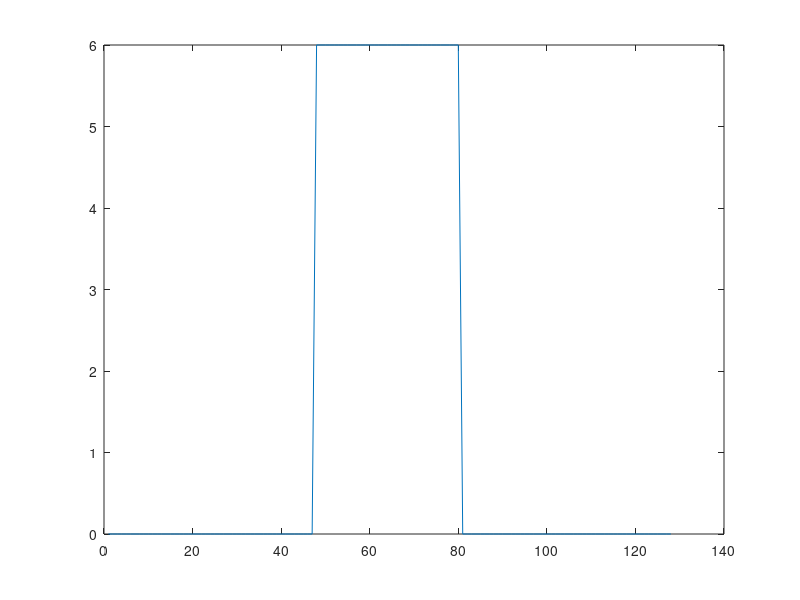

This chart was generated by the following MATLAB code: (Note: this script raises an error after producing the figure.)
% Gerar um pulso retangular
% Aplicar a transformada de Fourier 
% Exemplo de Script para estudo de período e taxa de amostragem
%Parametros de entrada
t_f = 30e-6; %tempo final
t_i = 0; %tempo inicial
tam = 128; %quantidade de amostragens
%geração do vetor
t=linspace(t_i,t_f,tam);%geração vetor tempo
%proessamento dos dados
ta = t(2) - t(1);%determinação do período de amostragem
fa=1/ta;%frequencia da amostragem
x1 = zeros(size(t));
x1((end/2)-(end/8):(end/2)+(end/8))=ones(size(x1((end/2)- (end/8):(end/2)+(end/8))));
sinal = 6*x1
%display dos resultados
plot(sinal)
fs = 1/ta; % Taxa de amostragem
ni = length(sinal); % Tamanho do sinal de entrada
nf = 2^(nextpow2(ni)); % Novo tamanho do sinal
% A transformada via FFT
Sinal_ff = fft(sinal,nf);
Sinal_ff = Sinal_ff/fs;
% O novo sinal no domínio do tempo
sinal_tf = [sinal,zeros(1,nf-ni)];
% A resolução na frequencia
df = fs/nf;
% Vetor frequencia
f = (0:df:df*(length(sinal_tf)-1)) - fs/2;
% Centralizar a frequência zero (DC)
Sinal_ff_shifted = db(fftshift(abs(Sinal_ff)));
% PLOT
figure;
% Gráfico Domínio do Tempo
subplot(2,1,1);
plot(t * 1e6, sinal, 'LineWidth', 2); % Tempo em microssegundos
title('Sinal no Domínio do Tempo');
xlabel('Tempo (\mu s)');
ylabel('Amplitude');
grid on;
% Gráfico Domínio da Frequência (Magnitude)
subplot(2,1,2);
plot(f * 1e-6, Sinal_ff_shifted, 'r', 'LineWidth', 2); % MHz
title('Espectro de Magnitude (Transformada de Fourier)');
xlabel('Frequência (MHz)');
ylabel('|X(f)|');
grid on

% Centralizar a frequência zero (DC)
Sinal_ff_shifted = fftshift(Sinal_ff);
% PLOT
figure;
% Gráfico Domínio do Tempo
subplot(2,1,1);
plot(t * 1e6, sinal, 'LineWidth', 2); % Tempo em microssegundos
title('Sinal no Domínio do Tempo');
xlabel('Tempo (\mu s)');
ylabel('Amplitude');
grid on;
% Gráfico Domínio da Frequência (Magnitude)
subplot(2,1,2);
plot(f * 1e-6, abs(Sinal_ff_shifted), 'r', 'LineWidth', 2); % Frequência em MHz
title('Espectro de Magnitude (Transformada de Fourier)');
xlabel('Frequência (MHz)');
ylabel('|X(f)|');
grid on
% Centralizar a frequência zero (DC)
Sinal_ff_shifted = fftshift(Sinal_ff);
% PLOT
figure;
% Gráfico Domínio do Tempo
subplot(2,1,1);
plot(t * 1e6, sinal, 'LineWidth', 2); % Tempo em microssegundos
title('Sinal no Domínio do Tempo');
xlabel('Tempo (\mu s)');
ylabel('Amplitude');
grid on;
% Gráfico Domínio da Frequência (Magnitude)
subplot(2,1,2);
plot(f * 1e-6, abs(Sinal_ff_shifted), 'r', 'LineWidth', 2); % Frequência em MHz
title('Espectro de Magnitude (Transformada de Fourier)');
xlabel('Frequência (MHz)');
ylabel('|X(f)|');
grid on
% Exemplo de Script para estudo de paríodo e taxa de amostragem
%Parametros de entrada
t_f = 0.4e-6; %tempo final
t_i = 0; %tempo inicial
tam = 100; %quantidade de amostragens
%geração do vetor
t=linspace(t_i,t_f,tam);%geração vetor tempo
%proessamento dos dados
ta = t(2) - t(1);%determinação do príodo de amostragem
fa=1/ta;%frequencia da amostragem
y=10*cos(2*pi*t*10000000); 
%display dos resultados
plot(t,y)
